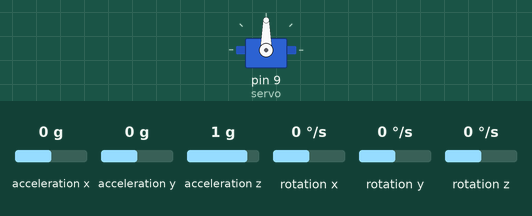
Bench run of a sketch on a simulated Arduino Uno, built with avr-gcc and run on an emulated ATmega328P. Parts: servo. The test bench sets the inputs (shaded band); at power-on: acceleration y 0 g, acceleration x 0 g, acceleration z 1 g, rotation x 0 °/s, rotation y 0 °/s, rotation z 0 °/s.

Above: at 4.2 s.
4.3 s: acceleration y set to -1.4 g
At 5.4 s:
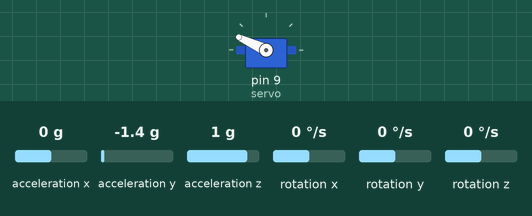
5.8 s: acceleration x set to -1.4 g
At 6.8 s:
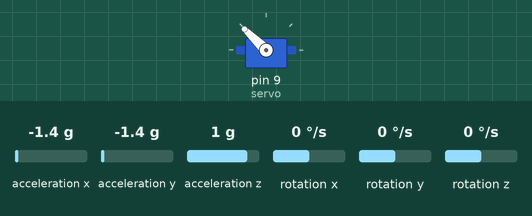
7.3 s: acceleration y set to -0.8 g
At 8.5 s:
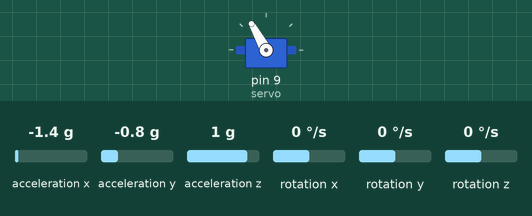
8.8 s: acceleration y set to 0.8 g
At 10.0 s:
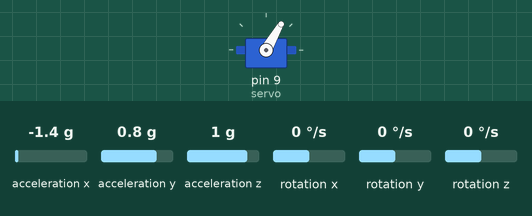
10.3 s: acceleration z set to -0.8 g
At 11.4 s:
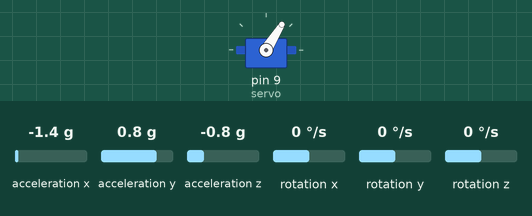
11.8 s: acceleration x set to 0 g
At 12.8 s:
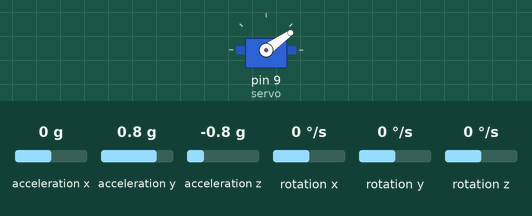
Timing chart, 0 to 14.3 s (numbered marks = the images above; inputs shaded):
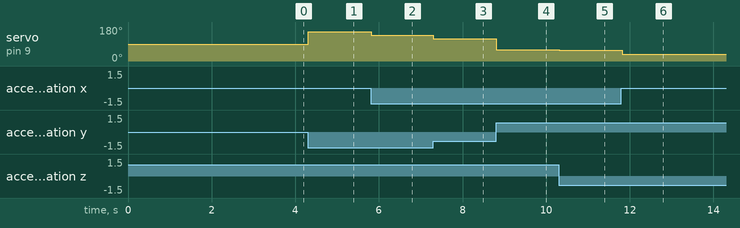

The sketch:

main.ino
```cpp
#include <Wire.h>
#include <MPU6050_tockn.h>
#include <Servo.h>

MPU6050 mpu6050(Wire);
Servo servo;

void setup()
{
    Serial.begin(9600);
    Wire.begin();
    mpu6050.begin();
    mpu6050.calcGyroOffsets(true);
    servo.attach(9);

}

void loop()
{
  mpu6050.update();

  float Kp = 1.2;
  float Kd = 0.08;
  float Ki = 0;

  float desired = 0;
  float integral = 0;

  float angle = mpu6050.getAngleX();
  float gyro = mpu6050.getGyroX();

  float error = desired - angle;
  integral += error;

  float correction = (Kp * error) + (Ki * integral) - (Kd * gyro);

  float servoAngle = 90 + correction;
  servoAngle = constrain(servoAngle, 0, 180);
  servo.write(servoAngle);


  delay(20);

}
```

Measured:
- after the input at 4.3 s, servo on pin 9 (servo): 90° → 155° at once
- after the input at 5.8 s, servo on pin 9 (servo): 155° → 136° at once
- after the input at 7.3 s, servo on pin 9 (servo): 136° → 119° at once
- after the input at 8.8 s, servo on pin 9 (servo): 119° → 60° at once
- after the input at 10.3 s, servo on pin 9 (servo): 60° → 58° at once
- after the input at 11.8 s, servo on pin 9 (servo): 58° → 35° at once
